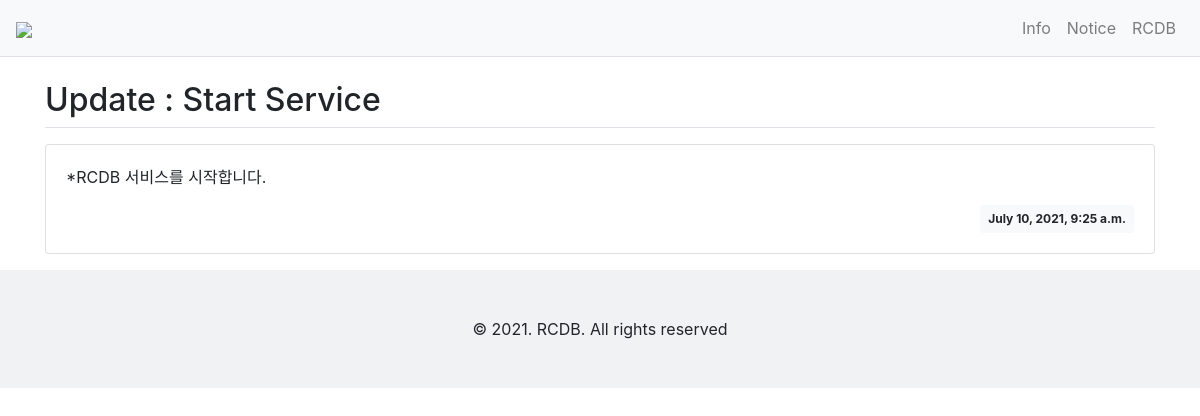
/notice/11/, run on the app's committed database.
### notice/models.py (models this page shows, shortened)
class Notice(models.Model):
    subject = models.CharField(max_length=100)
    content = models.TextField()
    create_date = models.DateTimeField()

### notice/views.py (the view)
# urls.py: path('<int:notice_id>/', views.detail, name='detail'),
def detail(request, notice_id):
    notice = get_object_or_404(Notice, pk=notice_id)
    context = {'notice' : notice}
    return render(request, 'notice/notice_detail.html', context)

### notice/templatetags/md_filter.py (called while the page is built)
@register.filter()
def mark(value):
    extensions = ["nl2br", "fenced_code"]
    return mark_safe(markdown.markdown(value, extensions=extensions))

### templates/notice/notice_detail.html
{% extends 'base.html' %}
{% load md_filter %}
{% block content %}
<div class="container my-3">
    <h2 class="border-bottom py-2">{{ notice.subject }}</h2>
    <div class="card my-3">
        <div class="card-body">
            <div class="card-text">{{ notice.content|mark }}</div>
            <div class="d-flex justify-content-end">
                <div class="badge badge-light p-2">
                    {{ notice.create_date }}
                </div>
            </div>
        </div>
    </div>
</div>
{% endblock %}

### data on the page
Notice: subject "Update : Start Service", content|mark "*RCDB 서비스를 시작합니다.", create_date "July 10, 2021, 9:25 a.m."
